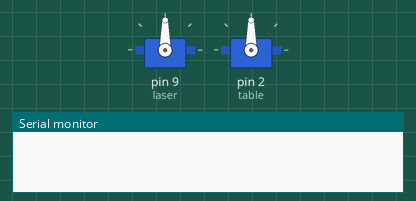
Recording of a sketch running on a simulated Arduino Uno, built with avr-gcc and run on an emulated ATmega328P. Shown: 2 × servo, the last lines printed to the serial monitor.

Above: at 0.1 s.
At 1.1 s:
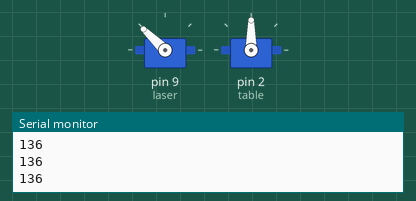
At 8.88 s:
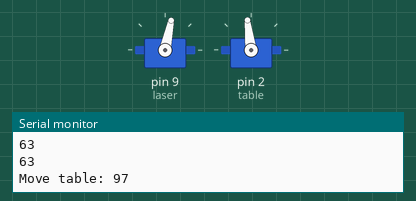
At 36.17 s:
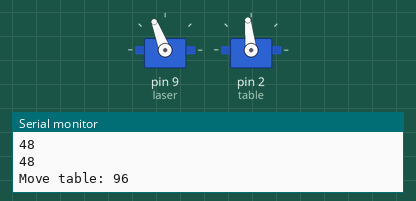
Timing chart, 0 to 40.0 s (numbered marks = the images above):
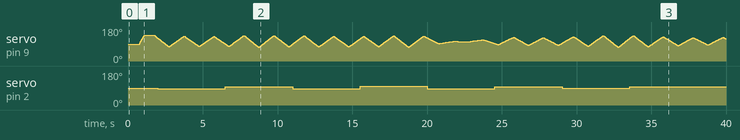

Measured:
- by itself, servo on pin 2 (table): 90° → 86° at 2.0 s, → 97° 4.5 s later, → 85° 4.5 s later, → 86° 2.3 s later, … (10 changes in this stretch)

The sketch:

magic-canvas-2.ino
```cpp
#include <ServoEasing.h>
#include <Servo.h>
#include "wave.h"

int laserPositionsLength = sizeof(laser_positions)/sizeof(laser_positions[0]);
int tablePositionsLength = sizeof(table_positions)/sizeof(table_positions[0]);

ServoEasing laser;
Servo table;

int tickDuration = 250;

int laserI = 0;
int lastLaserPos = 0;
int tableI = 255;

unsigned int tickI = 0;
int laserEvery = 4;
int msPerLaser = tickDuration * laserEvery;
int tableEvery = 9;

void setup() {
  laser.setSpeed(40);
  laser.attach(9);  // attaches the servo on pin 9 to the servo object
  table.attach(2);
  Serial.begin(115200);
}

void moveLaser() {
  int laserPos;
  int degreesDiff;
  int degreesPerSecond;
  laserI = laserI == laserPositionsLength - 1 ? 0 : laserI + 1;
  laserPos = pgm_read_byte(&laser_positions[laserI]);
  degreesDiff = abs(laserPos - lastLaserPos);
  degreesPerSecond = (degreesDiff * (msPerLaser / 1000));
  Serial.println("Move laser; lastPos, pos, diff, degreesPerSecond: ");
  Serial.println(lastLaserPos);
  Serial.println(laserPos);
  Serial.println(degreesDiff);
  Serial.println(degreesPerSecond);
  lastLaserPos = laserPos;
  laser.setSpeed(degreesPerSecond);
  laser.startEaseTo(laserPos);

}

void moveTable() {
  int tablePos;
  tableI = tableI == tablePositionsLength - 1 ? 0 : tableI + 1;
  tablePos = pgm_read_byte(&table_positions[tableI]);
  Serial.print("Move table: ");
  Serial.println(tablePos);
  table.write(tablePos);
}

void loop() {
  tickI++;
  if (tickI % laserEvery == 0) {
    moveLaser();
  }
  if (tickI % tableEvery == 0) {
    moveTable();
  }
  delay(tickDuration);
}
```

Source omitted: wave.h (data table, 11351 bytes)
